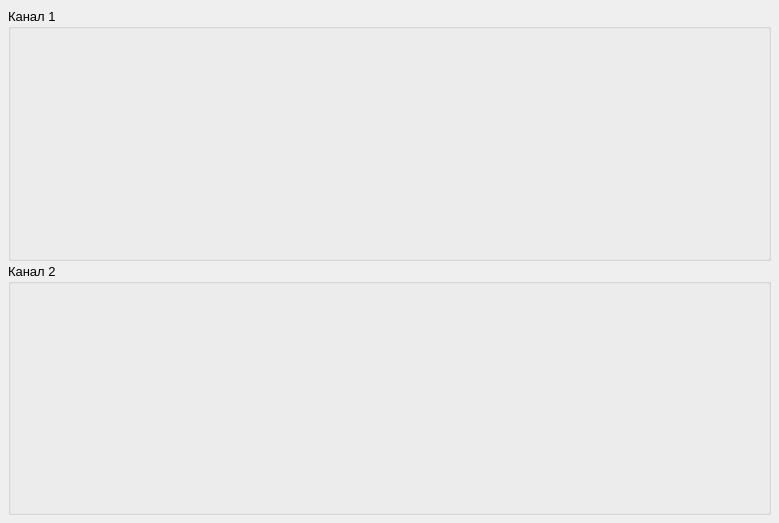
<?xml version="1.0" encoding="UTF-8"?>
<ui version="4.0">
 <class>Form</class>
 <widget class="QWidget" name="Form">
  <property name="geometry">
   <rect>
    <x>0</x>
    <y>0</y>
    <width>779</width>
    <height>523</height>
   </rect>
  </property>
  <property name="windowTitle">
   <string>Form</string>
  </property>
  <layout class="QGridLayout" name="gridLayout">
   <property name="leftMargin">
    <number>5</number>
   </property>
   <property name="topMargin">
    <number>5</number>
   </property>
   <property name="rightMargin">
    <number>5</number>
   </property>
   <property name="bottomMargin">
    <number>5</number>
   </property>
   <item row="1" column="0">
    <widget class="QWidget" name="graph_widget" native="true">
     <property name="sizePolicy">
      <sizepolicy hsizetype="Expanding" vsizetype="Expanding">
       <horstretch>0</horstretch>
       <verstretch>0</verstretch>
      </sizepolicy>
     </property>
     <layout class="QGridLayout" name="gridLayout_4">
      <property name="leftMargin">
       <number>2</number>
      </property>
      <property name="topMargin">
       <number>2</number>
      </property>
      <property name="rightMargin">
       <number>2</number>
      </property>
      <property name="bottomMargin">
       <number>2</number>
      </property>
      <property name="spacing">
       <number>2</number>
      </property>
      <item row="0" column="0">
       <layout class="QVBoxLayout" name="verticalLayout_graph" stretch="0,0">
        <property name="spacing">
         <number>2</number>
        </property>
        <property name="leftMargin">
         <number>1</number>
        </property>
        <property name="topMargin">
         <number>1</number>
        </property>
        <property name="rightMargin">
         <number>1</number>
        </property>
        <property name="bottomMargin">
         <number>1</number>
        </property>
        <item>
         <widget class="QGroupBox" name="groupBox_4">
          <property name="minimumSize">
           <size>
            <width>0</width>
            <height>0</height>
           </size>
          </property>
          <property name="font">
           <font>
            <pointsize>10</pointsize>
           </font>
          </property>
          <property name="styleSheet">
           <string notr="true"/>
          </property>
          <property name="title">
           <string>Канал 1</string>
          </property>
          <layout class="QHBoxLayout" name="horizontalLayout_7" stretch="0">
           <property name="spacing">
            <number>2</number>
           </property>
           <property name="leftMargin">
            <number>2</number>
           </property>
           <property name="topMargin">
            <number>2</number>
           </property>
           <property name="rightMargin">
            <number>2</number>
           </property>
           <property name="bottomMargin">
            <number>2</number>
           </property>
           <item>
            <layout class="QHBoxLayout" name="vLayout_pips">
             <property name="spacing">
              <number>0</number>
             </property>
             <property name="leftMargin">
              <number>2</number>
             </property>
             <property name="topMargin">
              <number>2</number>
             </property>
             <property name="rightMargin">
              <number>2</number>
             </property>
             <property name="bottomMargin">
              <number>2</number>
             </property>
            </layout>
           </item>
          </layout>
         </widget>
        </item>
        <item>
         <widget class="QGroupBox" name="groupBox_5">
          <property name="minimumSize">
           <size>
            <width>0</width>
            <height>0</height>
           </size>
          </property>
          <property name="font">
           <font>
            <pointsize>10</pointsize>
           </font>
          </property>
          <property name="styleSheet">
           <string notr="true"/>
          </property>
          <property name="title">
           <string>Канал 2</string>
          </property>
          <layout class="QHBoxLayout" name="horizontalLayout_8" stretch="1">
           <property name="spacing">
            <number>2</number>
           </property>
           <property name="leftMargin">
            <number>2</number>
           </property>
           <property name="topMargin">
            <number>2</number>
           </property>
           <property name="rightMargin">
            <number>2</number>
           </property>
           <property name="bottomMargin">
            <number>2</number>
           </property>
           <item>
            <layout class="QVBoxLayout" name="vLayout_sipm">
             <property name="spacing">
              <number>0</number>
             </property>
             <property name="leftMargin">
              <number>2</number>
             </property>
             <property name="topMargin">
              <number>2</number>
             </property>
             <property name="rightMargin">
              <number>2</number>
             </property>
             <property name="bottomMargin">
              <number>2</number>
             </property>
            </layout>
           </item>
          </layout>
         </widget>
        </item>
       </layout>
      </item>
     </layout>
    </widget>
   </item>
  </layout>
 </widget>
 <resources/>
 <connections/>
</ui>
